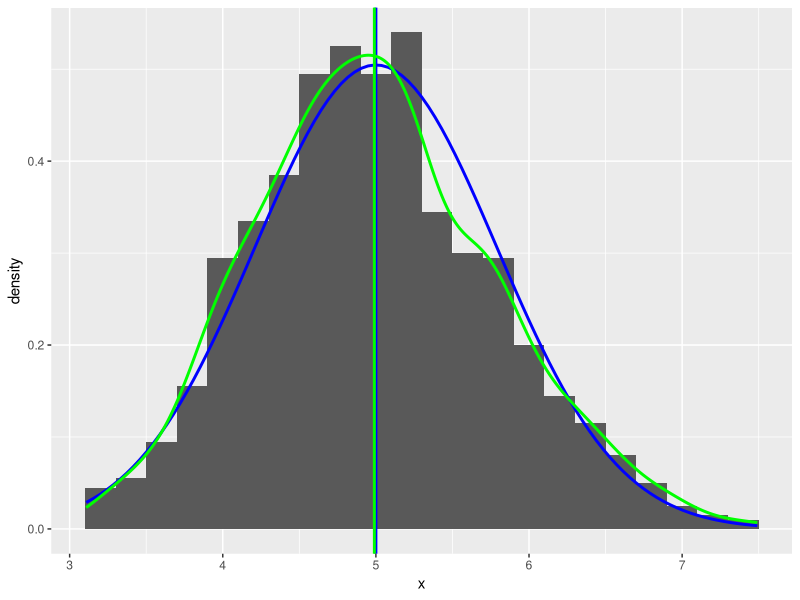
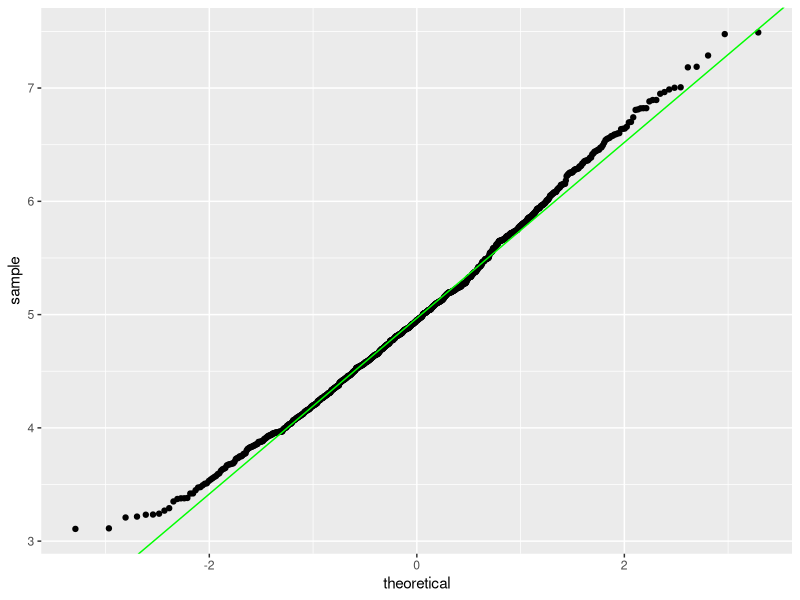

Write the R code that produced these figures, in order.
## ---- chunk 1
knitr::opts_chunk$set(echo = TRUE, cache = TRUE )
## ---- chunk 2
library(ggplot2)
lambda <- 0.2
n <- 40
dexp <- NULL
nosim <- 1000
set.seed(1)
for( i in 1:nosim) dexp <- c(dexp, mean(rexp(n,lambda))) 
rm(i)
## ---- chunk 3
#sample mean
mean_s <- mean(dexp)
# theoretical mean
mean_t <- 1/lambda
sprintf( "The theoretical mean is %f", mean_t)
sprintf( "The sample mean is %f", mean_s)
## ---- chunk 4
# sample sd
sd_s <- sd(dexp)
# theoretical sd
sd_t <- (1/lambda)/sqrt(n)
#sample variance
var_s <- var(dexp)
# theoretical variance
var_t <- ((1/lambda)/sqrt(n))^2
sprintf("The sample variance is %f", var_s)
sprintf("The theoretical variance is %f", var_t)
## ---- chunk 5
g <- ggplot(data = data.frame(x = dexp), aes(x = x)) + geom_histogram(aes(y = ..density..), binwidth = lambda )
g <- g + stat_function(fun=dnorm, args=list(mean=mean_t, sd=sd_t), color="blue", size=1) 
g <- g + geom_vline(xintercept=mean_t, color="blue", size=1)
g <- g + stat_density(geom = "line", color = "green", size=1)
g <- g + geom_vline(xintercept=mean_s, color="green", size=1)
g <- g + scale_colour_manual(name="Line Color", values=c(myline1="blue", myline2="green"))
g
## ---- chunk 6
tmpy <- quantile(dexp[!is.na(dexp)], c(0.25, 0.75))
tmpx <- qnorm(c(0.25, 0.75))
tmpslope <- diff(tmpy)/diff(tmpx)
tmpint <- tmpy[1L] - tmpslope * tmpx[1L]
tmpdst <- data.frame(resids = dexp)
g <- ggplot(tmpdst, aes(sample = resids)) + stat_qq() + geom_abline(slope = tmpslope, intercept = tmpint, col="green")
g
